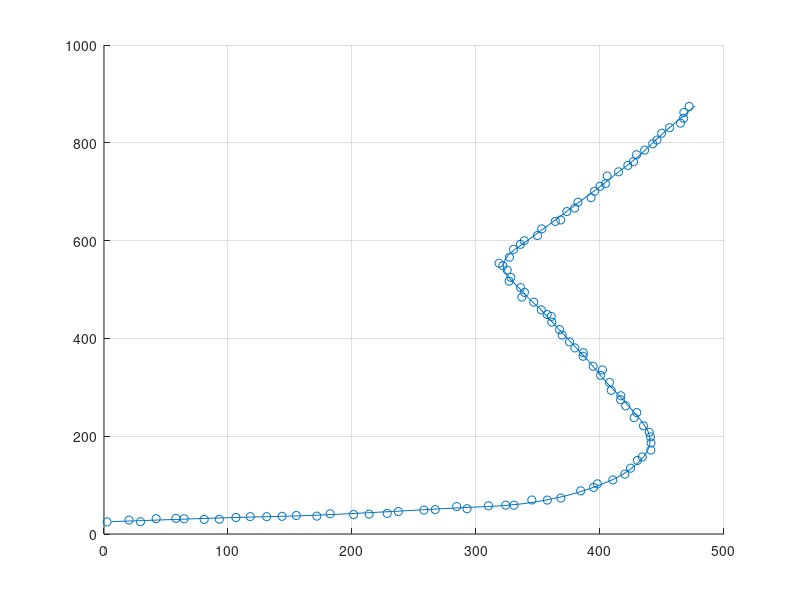

Write the MATLAB code that produced this figure. (Note: this script raises an error after producing the figure.)
% load data
usePregen = true; % you can generate your own data if set to false
if usePregen
    load task4data.mat;
else
    K = 100;
    Ts = 2.5;
    r = 5;
    q = [0.005, 1e-6*pi]; % q(1): CV noise (effective all the time), q(2): CT noise (effective only in turns)
    init.x = [0; 0; 2; 0; 0];
    init.P = diag([25, 25, 3, 3, 0.0005].^2)
    [Xgt, Z] = simulate_atc(q, r, K, init, false);
end


figure(1); clf; hold on; grid on;
plot(Xgt(1,:), Xgt(2,:));
scatter(Z(1,:), Z(2, :));


%%
% tune single filters
r = 5;                      % pos. measurement noise covariance            
qCV = 0.05;                 % acceleration covariance                      
qCT = [0.005 , 0.000025];   % acceleration, turn rate covariance           
%%
% choose model to tune
s = 1;                                                      

% make models
models =  cell(2,1);
models{1} = EKF(discreteCVmodel(qCV, r));
models{2} = EKF(discreteCTmodel(qCT, r));

% % % % allocate
xbar = zeros(5, 100);
Pbar = zeros(5, 5, 100);
xhat = zeros(5, 100);
Phat = zeros(5, 5, 100);
NIS = zeros(100, 1);

% initialize filter %%%%%%%%%%%%%%%%%%%%%%%%%%%%%%%%%%%%%%%%%%%%%%%%%%%%%%%
xbar(:, 1) = [0 0 1 1 1]';
Pbar(:,:,1) = diag([50 50 10 10 10].^2);

% filter
for k = 1:K
    NISes(k) = models{s}.NIS(Z(:,k),xbar(:,k),Pbar(:,:,k));
    
    % estimate
    [xhat(:,k),Phat(:,:,k)] = ...
        models{s}.update(Z(:,k),xbar(:,k),Pbar(:,:,k));

    if k < K
        [xbar(:,k+1),Pbar(:,:,k+1)] = ...
            models{s}.predict(xhat(:,k),Phat(:,:,k),Ts);
    end    
end 

% errors
poserr = sqrt(sum((xhat(1:2,:) - Xgt(1:2,:)).^2, 1));
% posRMSE = 
velerr = sqrt(sum((xhat(3:4, :) - Xgt(3:4, :)).^2, 1));
% velRMSE = 
posRMSE = sqrt(mean(sum((xhat(1:2,:)-Xgt(1:2,:)).^2,1))); % position RMSE
velRMSE = sqrt(mean(sum((xhat(3:4,:)-Xgt(3:4 ,:)).^2,1))); % velocity RMSE


%%%%%%%%%%%%
% show results
figure(3); clf; grid on; hold on;
plot(Xgt(1,:), Xgt(2,:));
plot(xhat(1,:), xhat(2, :));
title(sprintf('q = %f, r = %f, posRMSE = %f, velRMSE= %f',qCV, r, posRMSE, velRMSE));
%%%%%%%%%%%%


% consistency
confidenceInterval = chi2inv([0.025,0.975],K*2)/K;
ANIS = mean(NISes);

% plot
figure(2); clf; hold on; grid on;
plot(xhat(1,:), xhat(2,:));
scatter(Z(1,:), Z(2, :));
title(sprintf('posRMSE = %.3f, velRMSE = %.3f',posRMSE, velRMSE))

figure(3); clf; hold on; grid on;
plot(xhat(5,:))
plot(Xgt(5,:))
ylabel('omega')

figure(4); clf;
subplot(3,1,1)
plot(NISes); grid on;
ylabel('NIS')
subplot(3,1,2);
plot(poserr); grid on;
subplot(3,1,3)
plot(velerr); grid on;
%%
%{
% tune IMM by only looking at the measurements
r = %...;
qCV = %...;
qCT = [%..., %...];
PI = [%..., %...; %..., %...];
assert(all(sum(PI, 1) == [1, 1]),'columns of PI must sum to 1')

% make model
models =  cell(2,1);
models{1} = EKF(discreteCVmodel(qCV, r));
models{2} = EKF(discreteCTmodel(qCT, r));
imm = IMM(models, PI);

% allocate
xbar = zeros(5, 2, K); % dims: state, models, time
Pbar = zeros(5, 5, 2, K); % dims: state, state, models, time
probbar = zeros(2, K);
xhat = zeros(5, 2, K);
xest = zeros(5, K);
Pest = zeros(5, 5, K);
Phat = zeros(5, 5, 2, K);
probhat = zeros(2, K);
NIS = zeros(K, 1);
NISes = zeros(2, K);

% initialize
xbar(:, :, 1) = repmat(%..., [1, 2]);
Pbar(:, : ,:, 1) = repmat(%...,[1,1,2]);
probbar(:, 1) = [%...; %...];

% filter
for k=1:100
    [NIS(k), NISes(:, k)] = ...
    [probhat(:, k), xhat(:, :, k), Phat(:, :, :, k)] = ...
        %...
    [xest(:, k), Pest(:, :, k)] = %...
    if k < 100
        [probbar(:, k+1), xbar(:, :, k+1), Pbar(:, :, :, k+1)] = ...
            %...
    end
end

% consistency
confidenceInterval = % ...
ANIS = mean(NIS)

% plot
figure(5); clf; hold on; grid on;
plot(xest(1,:), xest(2,:));
scatter(Z(1,:), Z(2, :));

figure(6); clf; hold on; grid on;
plot(xest(5,:))
ylabel('omega')

figure(7); clf;
plot(probhat');
grid on;
ylabel('Pr(s)')

figure(8); clf; hold on; grid on;
plot(NIS)
plot(NISes')
ylabel('NIS')
%%
% tune IMM by looking at ground truth
r = %...;
qCV = %...;
qCT = [%..., %...];
PI = [%...,%...; %..., %...];
assert(all(sum(PI, 1) == [1, 1]),'columns of PI must sum to 1')

% make model
models =  cell(2,1);
models{1} = EKF(discreteCVmodel(qCV, r));
models{2} = EKF(discreteCTmodel(qCT, r));
imm = IMM(models, PI);

% allocate
xbar = zeros(5, 2, K);
Pbar = zeros(5, 5, 2, K);
probbar = zeros(2, K);
xhat = zeros(5, 2, K);
xest = zeros(5, K);
Pest = zeros(5, 5, K);
Phat = zeros(5, 5, 2, K);
probhat = zeros(2, K);
NIS = zeros(K, 1);
NISes = zeros(2, K);
NEES = zeros(K, 1);

% initialize
xbar(:, :, 1) = repmat(%..., [1, 2]);
Pbar(:, : ,:, 1) = repmat(%...,[1,1,2]);
probbar(:, 1) = [%...; %...];

% filter
for k=1:100
    [NIS(k), NISes(:, k)] = %...
    
    [probhat(:, k), xhat(:, :, k), Phat(:, :, :, k)] = %...
    
    [xest(:, k), Pest(:, :, k)] = %...
    
    NEES(k) = %...
    if k < 100
        [probbar(:, k+1), xbar(:, :, k+1), Pbar(:, :, :, k+1)] = %...
    end
end

% errors
poserr = sqrt(sum((xest(1:2,:) - Xgt(1:2,:)).^2, 1));
posRMSE = %... % not true RMSE (which is over monte carlo simulations)
velerr = sqrt(sum((xest(3:4, :) - Xgt(3:4, :)).^2, 1));
velRMSE = %... % not true RMSE (which is over monte carlo simulations)
% peakPosDeviation = 
% peakVelDeviation = 

% consistency
confidenceIntervalNIS = % ... 
ANIS = mean(NIS)
confidenceIntervalNEES = % ... 
ANEES = mean(NEES)

% plot
figure(9); clf; hold on; grid on;
plot(xest(1,:), xest(2,:));
plot(Xgt(1,:), Xgt(2, :));
title(sprintf('posRMSE = %.3f, velRMSE = %.3f',posRMSE, velRMSE))

figure(10); clf; hold on; grid on;
plot(xest(5,:))
plot(Xgt(5,:))

figure(11); clf;
plot(probhat');
grid on;

figure(12); clf;
subplot(4,1,1); 
plot(poserr); grid on;
ylabel('position error')
subplot(4,1,2);
plot(velerr); grid on;
ylabel('velocity error')
subplot(4,1,3); hold on; grid on;
plot(NIS)
plot(NISes')
ciNIS = chi2inv([0.05, 0.95], 2);
inCI = sum((NIS >= ciNIS(1)) .* (NIS <= ciNIS(2)))/K;
plot([1,K], repmat(ciNIS',[1,2])','r--')
text(104, -2, sprintf('%.2f%% inside CI', inCI),'Rotation',90);
ylabel('NIS');
subplot(4,1,4);
plot(NEES); grid on; hold on;
ylabel('NEES');
ciNEES = chi2inv([0.05, 0.95], 4);
inCI = sum((NIS >= ciNEES(1)) .* (NIS <= ciNEES(2)))/K;
plot([1,K], repmat(ciNEES',[1,2])','r--')
text(104, -5, sprintf('%.2f%% inside CI', inCI),'Rotation',90);

%}